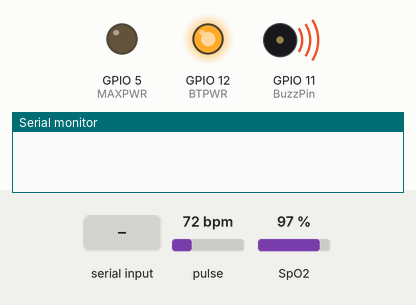
Bench run of a sketch on a simulated ESP32-S3. Parts: output pins drawn as LEDs (lit = HIGH), buzzer (waves = sounding, pin HIGH), the last lines printed to the serial monitor. The inputs (shaded band) are chosen by the test bench; at power-on: pulse 72 bpm, SpO2 97 %.

Above: at 1.2 s.
1.3 s: "v" received over Serial
At 2.4 s:
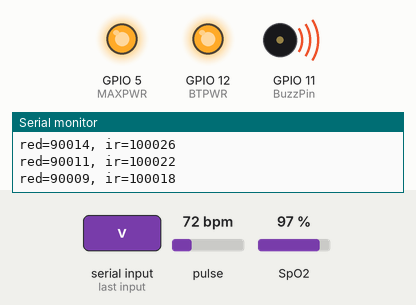
Timing chart, 0 to 4.3 s (numbered marks = the images above; inputs shaded):
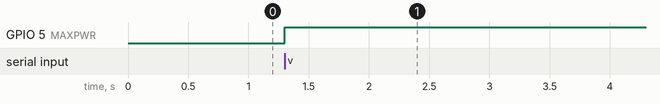

The sketch:

Proyecto2.ino
```cpp
const int BTPWR = 12;

char entrada = 'f';
boolean iniciar = false;

#include <MPU9250_asukiaaa.h>

MPU9250_asukiaaa mySensor;

float aY = 0.00, aYPrevio = 0.00;
int pasos = 0, pasosAux = 0;

const int BuzzPin =  11;

#define sensorTemperatura 0
float entradaTemp, celsiusTemp;

#include <Wire.h>
#include "MAX30105.h"
#include "spo2_algorithm.h"

MAX30105 particleSensor;

#define MAX_BRIGHTNESS 255
const int MAXPWR = 5;

uint32_t irBuffer[100];
uint32_t redBuffer[100];
int32_t bufferLength;

int32_t spo2;
int8_t validSPO2;

int32_t heartRate;
int8_t validHeartRate;

float oxigenoValor = 0;

float latidosValor = 0;

void setup()
{
  Serial.begin(9600);

  pinMode(MAXPWR, OUTPUT);
  digitalWrite(MAXPWR, LOW);

  pinMode(BuzzPin, OUTPUT);
  digitalWrite(BuzzPin, HIGH);

#ifdef _ESP32_HAL_I2C_H_
  Wire.begin(SDA_PIN, SCL_PIN);
  mySensor.setWire(&Wire);
#endif
  mySensor.beginAccel();

  pinMode(BTPWR, OUTPUT);
  digitalWrite(BTPWR, HIGH);
}

void loop()
{
  verificar();

  if (iniciar)
  {
    realizarMediciones();
  }
}

void verificar()
{
  entrada = Serial.read();

  if (entrada == 'v')
  {
    iniciar = true;
  }

  if (entrada == 'f')
  {
    buzzer();
    iniciar = false;
  }
}

void buzzer() {
  digitalWrite(BuzzPin, LOW);
  delay(3000);
  digitalWrite(BuzzPin, HIGH);
  pasos = 0;
  aYPrevio = 0.00;
}

void enviarDatos(String cadena)
{
  Serial.begin(9600);
  Serial.print(cadena);
  delay(1000);
}

void realizarMediciones()
{
  Serial.begin(115200);

  inicializacionSensor();
  bufferLength = 100;

  for (byte i = 0; i < bufferLength; i++)
  {
    while (particleSensor.available() == false)
      particleSensor.check();

    redBuffer[i] = particleSensor.getRed();
    irBuffer[i] = particleSensor.getIR();
    particleSensor.nextSample();

    Serial.print(F("red="));
    Serial.print(redBuffer[i], DEC);
    Serial.print(F(", ir="));
    Serial.println(irBuffer[i], DEC);
  }
  maxim_heart_rate_and_oxygen_saturation(irBuffer, bufferLength, redBuffer, &spo2, &validSPO2, &heartRate, &validHeartRate);

  while (iniciar)
  {
    for (byte i = 25; i < 100; i++)
    {
      redBuffer[i - 25] = redBuffer[i];
      irBuffer[i - 25] = irBuffer[i];
    }

    for (byte i = 75; i < 100; i++)
    {
      while (particleSensor.available() == false)
        particleSensor.check();

      redBuffer[i] = particleSensor.getRed();
      irBuffer[i] = particleSensor.getIR();
      particleSensor.nextSample();
    }

    maxim_heart_rate_and_oxygen_saturation(irBuffer, bufferLength, redBuffer, &spo2, &validSPO2, &heartRate, &validHeartRate);

    if (validHeartRate == 1)
    {
      if (heartRate > 100)
      {
        heartRate = heartRate - (heartRate * 0.3);
      }
      enviarDatos("L;" + (String)heartRate);
    }

    if (validSPO2 == 1)
    {
      enviarDatos("O;" + (String)spo2);
    }

    medirTemperatura();
    contarPasos();
    calcularCalorias();
    verificar();
  }

  digitalWrite(MAXPWR, LOW);
}

void inicializacionSensor()
{
  digitalWrite(MAXPWR, HIGH);

  if (!particleSensor.begin(Wire, I2C_SPEED_FAST))
  {
    while (1)
      ;
  }

  particleSensor.setup(60, 4, 2, 100, 411, 4096);
}

void medirTemperatura()
{
  entradaTemp = analogRead(sensorTemperatura);
  celsiusTemp = (5 * entradaTemp * 100) / 1024;

  if (celsiusTemp > 0)
  {
    enviarDatos("T;" + (String)celsiusTemp);
  }
}

void contarPasos()
{
  if (mySensor.accelUpdate() == 0) {
    aY = mySensor.accelY();

    if (aY >= 0.30 && aY <= 0.75) {
      if (aYPrevio >= 0.80 && aYPrevio <= 0.98) {
        pasos = pasos + 1;
      }
      aYPrevio = aY;
    } else if (aY >= 0.80 && aY <= 0.98) {
      if (aYPrevio >= 0.30 && aYPrevio <= 0.75) {
        pasos = pasos + 1;
      }
      aYPrevio = aY;
    }
    enviarDatos("P;" + String(5));
  }
}

void calcularCalorias() {
  enviarDatos("C;" + String(6));
}
```

Measured:
- after the input at 1.3 s, GPIO 5 (MAXPWR): LOW → HIGH at once
